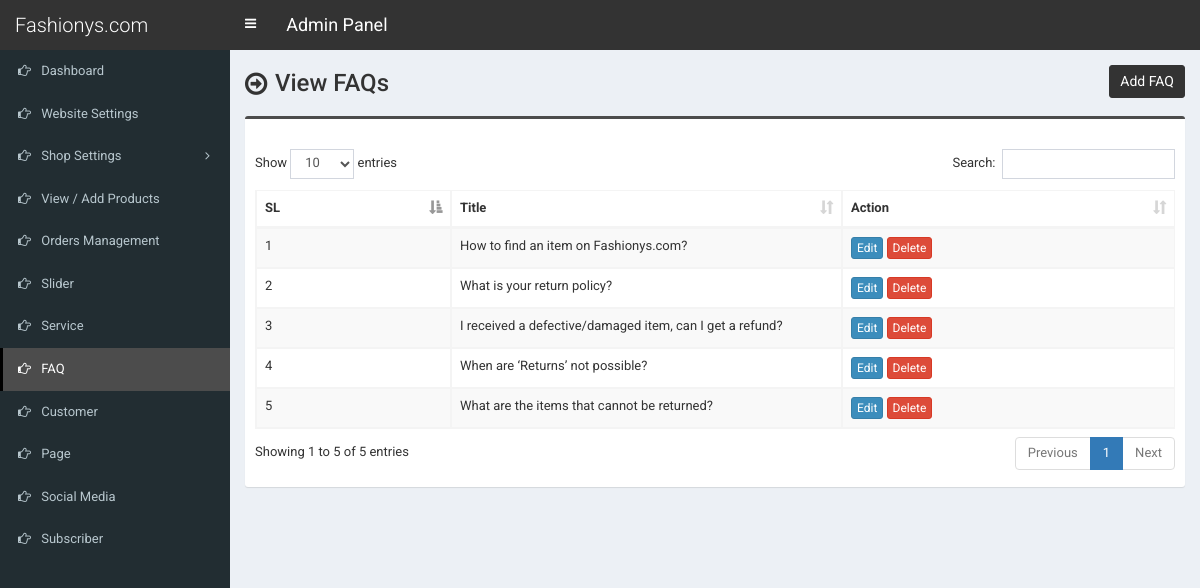
Before: /admin/faq.php with the older database file.
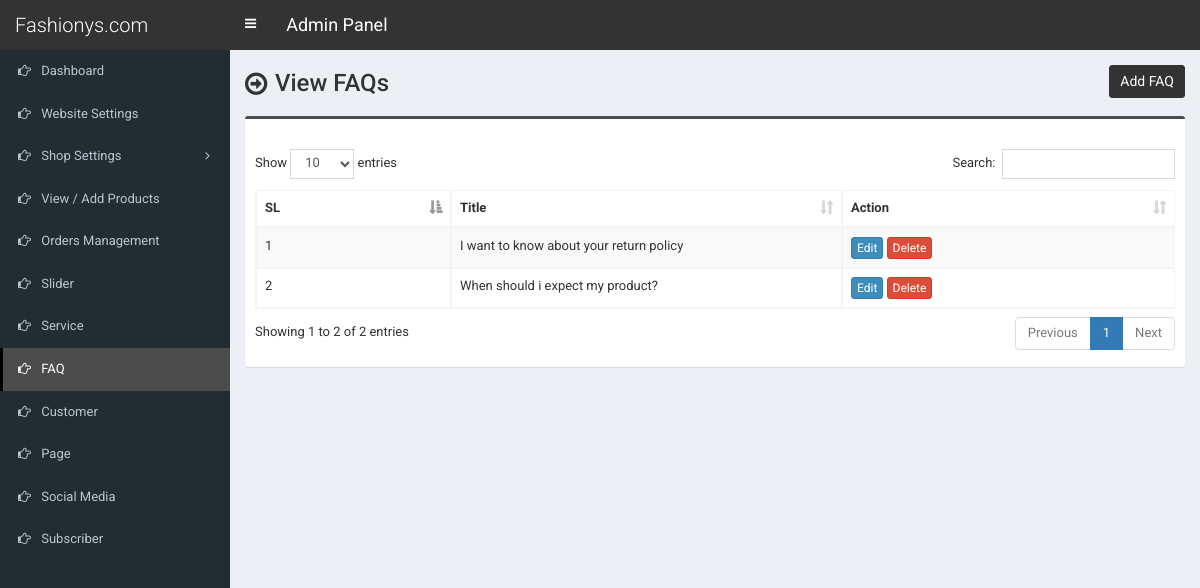
After: the same page with the newer database file.
### tables this page shows
CREATE TABLE `tbl_faq` (
  `faq_id` int(11) NOT NULL,
  `faq_title` varchar(255) NOT NULL,
  `faq_content` text NOT NULL
);

### admin/faq.php (the view, shortened to what this page needs)
<?php require_once('header.php'); ?>
<section class="content-header">
	<div class="content-header-left">
		<h1>View FAQs</h1>
	</div>
	<div class="content-header-right">
		<a href="faq-add.php" class="btn btn-primary btn-sm">Add FAQ</a>
	</div>
</section>
<section class="content">
	<div class="row">
		<div class="col-md-12">
			<div class="box box-info">
				<div class="box-body table-responsive">
					<table id="example1" class="table table-bordered table-striped">
						<thead>
							<tr>
								<th width="30">SL</th>
								<th width="100">Title</th>
								<th width="80">Action</th>
							</tr>
						</thead>
						<tbody>
							<?php
							$i=0;
							$statement = $pdo->prepare("SELECT * FROM tbl_faq");
							$statement->execute();
							$result = $statement->fetchAll(PDO::FETCH_ASSOC);
							foreach ($result as $row) {
								$i++;
								?>
								<tr>
									<td><?php echo $i; ?></td>
									<td><?php echo $row['faq_title']; ?></td>
									<td>
										<a href="faq-edit.php?id=<?php echo $row['faq_id']; ?>" class="btn btn-primary btn-xs">Edit</a>
										<a href="#" class="btn btn-danger btn-xs" data-href="faq-delete.php?id=<?php echo $row['faq_id']; ?>" data-toggle="modal" data-target="#confirm-delete">Delete</a>
									</td>
								</tr>
								<?php
							}
							?>
						</tbody>
					</table>
				</div>
			</div>
		</div>
	</div>
</section>
<?php require_once('footer.php'); ?>

Changed rows visible on the page:
removed tbl_faq: faq_title "How to find an item on Fashionys.com?"
removed tbl_faq: faq_title "What is your return policy?"
removed tbl_faq: faq_title "I received a defective/damaged item, can I get a refund?"
removed tbl_faq: faq_title "When are ‘Returns’ not possible?"
removed tbl_faq: faq_title "What are the items that cannot be returned?"
added tbl_faq: faq_title "I want to know about your return policy"
added tbl_faq: faq_title "When should i expect my product?"
Other visible differences:
text written by a page script: "Show entries Search: Showing 1 to 5 of 5 entries Previous 1 Next" → "Show entries Search: Showing 1 to 2 of 2 entries Previous 1 Next"
